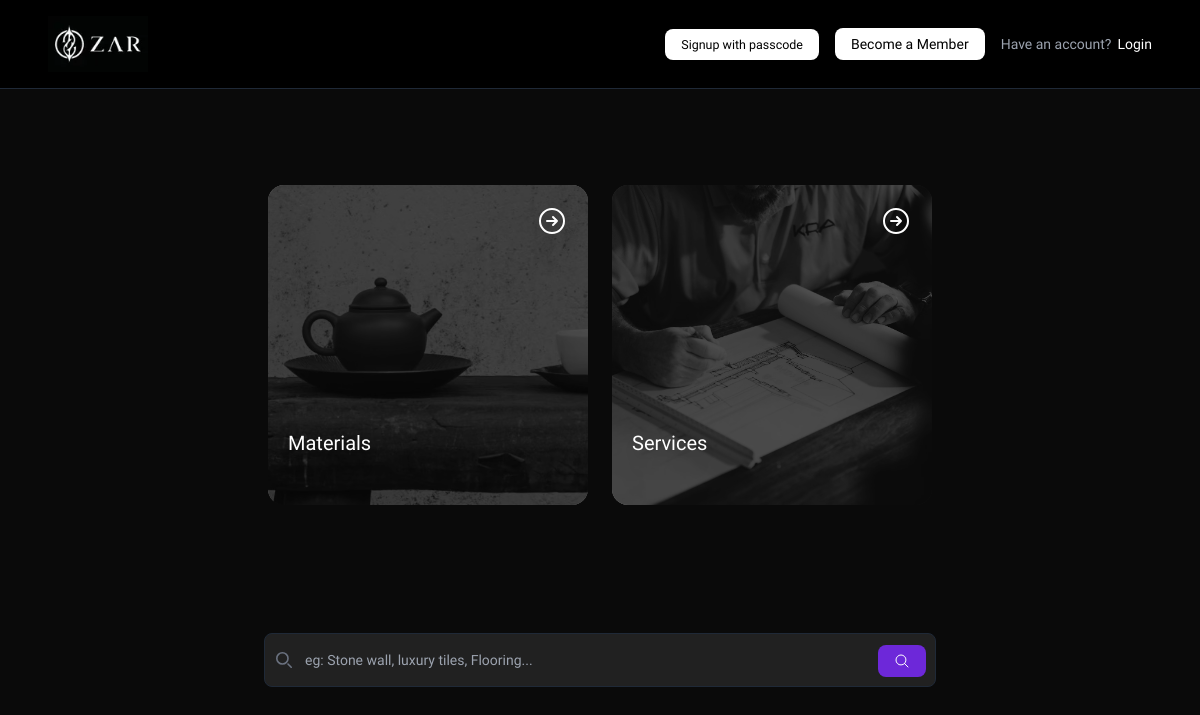
The page / on the database its author committed.
### home/models.py (models this page shows, shortened)
class Category(models.Model):
    name = models.CharField(max_length=100)
    image = models.ImageField(upload_to='category_images', blank=True, null=True)
    parent = models.ForeignKey('self', on_delete=models.CASCADE, related_name='children', blank=True, null=True)
    description = models.TextField(blank=True, null=True)
    class Meta:
        verbose_name_plural = "Categories"
    def get_category_hierarchy(self):
        category_hierarchy = []
        category = self
        while category:
            category_hierarchy.append(category.name)
            category = category.parent
        return "/".join(category_hierarchy[::-1])

### main_app/views.py (the view)
# urls.py: path('',views.home,name='home'),
def home(request):
    category = Category.objects.filter(parent=None)
    return render(request, 'client/index.html',{'title':'Home','category':category})

### templates/client/index.html (shortened to what this page needs)
{% extends 'client/template.html' %}
{% block content %}
{% load static %}
    <div class='max-w-4xl mx-auto'>
        <div class='flex lg:flex-row flex-col items-center justify-center gap-6 md:mt-0 mt-20'>
            {% for i in category %}
            <a href="{% url 'category_view' i.get_category_hierarchy %}?id={{i.id}}" aria-label="Explore Materials">
                <section class="relative isolate font-card-title flex flex-col justify-end overflow-hidden rounded-2xl w-80 h-80 mt-0 lg:mt-24 cursor-pointer group">
                    <img src="../../media/{{i.image}}" alt="Materials" class="absolute inset-0 h-full w-full object-cover transition-transform duration-500 grayscale group-hover:grayscale-0 group-hover:scale-110" />
                    <div class="absolute inset-0 bg-[#101010] bg-opacity-50 delay-300 transition-opacity duration-500 group-hover:bg-opacity-10"></div>
                    <div class="absolute inset-0 bg-black bg-opacity-40 "></div>
                    <div class='absolute z-10 top-5 right-5 '>
                    </div>
                    <div class='px-5 py-4 transition-transform duration-500 transform translate-y-6 group-hover:translate-y-0 '>
                        <h3 class="relative py-2 z-10 mt-3 text-xl text-white drop-shadow-xl">{{i.name}}</h3>
                    </div>
                </section>
            </a>
            {% endfor %}
        </div>
        <div class='mt-32'>
            <div class='max-w-6xl mx-auto md:mb-0 mb-24 md:p-0 p-4'>
                <form class="max-w-2xl mx-auto" onsubmit="return false;">
                    <div class="relative">
                        <div class="absolute inset-y-0 start-0 flex items-center ps-3 pointer-events-none">
                            <svg class="w-4 h-4 text-gray-500" aria-hidden="true" xmlns="http://www.w3.org/2000/svg" fill="none" viewBox="0 0 20 20">
                                <path stroke="currentColor" stroke-linecap="round" stroke-linejoin="round" stroke-width="2" d="m19 19-4-4m0-7A7 7 0 1 1 1 8a7 7 0 0 1 14 0Z"/>
                            </svg>
                        </div>
                        <input type="search" id="default-search" class="block w-full p-4 ps-10 text-sm border border-gray-800 rounded-lg bg-gray-200/10 focus:outline-none focus:ring-1 focus:ring-blue-800 focus:border-blue-900" placeholder="eg: Stone wall, luxury tiles, Flooring..." oninput="fetchSuggestions(this.value)" required />
                        <button type="submit" class="text-white absolute end-2.5 bottom-2.5 bg-violet-700 hover:bg-violet-800 focus:outline-none focus:ring-blue-300 font-medium rounded-lg text-sm px-4 py-2">
                            <svg xmlns="http://www.w3.org/2000/svg" fill="none" viewBox="0 0 24 24" stroke-width="1.5" stroke="currentColor" class="size-4">
                                <path stroke-linecap="round" stroke-linejoin="round" d="m21 21-5.197-5.197m0 0A7.5 7.5 0 1 0 5.196 5.196a7.5 7.5 0 0 0 10.607 10.607Z" />
                            </svg>
                        </button>
                    </div>
                </form>
            </div>
        </div>
    </div>
{% endblock content %}

### templates/client/template.html (style rules this page uses)
* { font-family: "Red Rose", serif; font-optical-sizing: auto; font-weight: 400; font-style: normal; }

### rows shown on the page
Category: image (picture), name "Materials"
Category: image (picture), name "Services"
